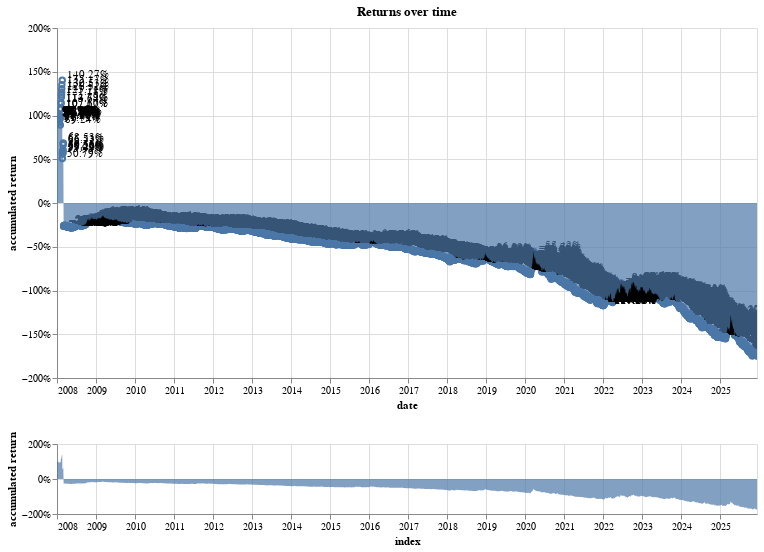

Notebook cell for this chart:
### Code cell
# Interactive returns chart
returns_chart(bt.balance)

### Figure 1 — Vega-Lite specification as saved in the notebook (floating-point values rounded to 4 significant figures; data arrays with more than 128 entries replaced by an {"elided": "..."} marker saying what was removed)
{"config": {"view": {"continuousWidth": 300, "continuousHeight": 300}}, "vconcat": [{"layer": [{"mark": {"type": "point"}, "encoding": {"opacity": {"value": 0}, "x": {"field": "index", "type": "temporal"}}, "name": "view_68b768b83dbccf48_0"}, {"mark": {"type": "point"}, "encoding": {"opacity": {"condition": {"param": "param_c34a0f722bada551", "value": 1}, "value": 0}, "x": {"field": "index", "type": "temporal"}, "y": {"axis": {"format": "%"}, "field": "accumulated return", "type": "quantitative"}}}, {"mark": {"type": "text", "align": "left", "dx": 5, "dy": -5}, "encoding": {"text": {"condition": {"param": "param_c34a0f722bada551", "field": "accumulated return", "format": ".2%", "type": "quantitative"}, "value": " "}, "x": {"field": "index", "type": "temporal"}, "y": {"axis": {"format": "%"}, "field": "accumulated return", "type": "quantitative"}}}, {"mark": {"type": "area", "opacity": 0.7}, "encoding": {"x": {"axis": {"title": "date"}, "field": "index", "scale": {"domain": {"param": "param_c97a99acfc68b794"}}, "type": "temporal"}, "y": {"axis": {"format": "%"}, "field": "accumulated return", "type": "quantitative"}}}], "height": 350, "title": "Returns over time", "width": 700}, {"mark": {"type": "area", "opacity": 0.7}, "encoding": {"x": {"field": "index", "type": "temporal"}, "y": {"axis": {"format": "%"}, "field": "accumulated return", "type": "quantitative"}}, "height": 70, "name": "view_80e3a0bbe854bf9c_1", "width": 700}], "data": {"name": "data-9a73d35748bb352f03780ea2e6f5e451"}, "params": [{"name": "param_c34a0f722bada551", "select": {"type": "point", "fields": ["index"], "nearest": true, "on": "mouseover"}, "views": ["view_68b768b83dbccf48_0"]}, {"name": "param_c97a99acfc68b794", "select": {"type": "interval", "encodings": ["x"]}, "views": ["view_80e3a0bbe854bf9c_1"]}], "$schema": "https://vega.github.io/schema/vega-lite/v6.1.0.json", "datasets": {"data-9a73d35748bb352f03780ea2e6f5e451": {"elided": "4513 records"}}}
